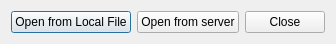
<?xml version="1.0" encoding="UTF-8"?>
<ui version="4.0">
 <class>OpenDialog</class>
 <widget class="QDialog" name="OpenDialog">
  <property name="geometry">
   <rect>
    <x>0</x>
    <y>0</y>
    <width>303</width>
    <height>41</height>
   </rect>
  </property>
  <property name="windowTitle">
   <string>Dialog</string>
  </property>
  <layout class="QHBoxLayout" name="horizontalLayout">
   <item>
    <widget class="QPushButton" name="pbOpenFile">
     <property name="text">
      <string>Open from Local File</string>
     </property>
    </widget>
   </item>
   <item>
    <widget class="QPushButton" name="pbReceiveFromFtp">
     <property name="text">
      <string>Open from server</string>
     </property>
    </widget>
   </item>
   <item>
    <widget class="QPushButton" name="pushButton_3">
     <property name="text">
      <string>Close</string>
     </property>
    </widget>
   </item>
  </layout>
 </widget>
 <tabstops>
  <tabstop>pushButton_3</tabstop>
  <tabstop>pbOpenFile</tabstop>
  <tabstop>pbReceiveFromFtp</tabstop>
 </tabstops>
 <resources/>
 <connections>
  <connection>
   <sender>pushButton_3</sender>
   <signal>clicked()</signal>
   <receiver>OpenDialog</receiver>
   <slot>reject()</slot>
   <hints>
    <hint type="sourcelabel">
     <x>265</x>
     <y>19</y>
    </hint>
    <hint type="destinationlabel">
     <x>270</x>
     <y>36</y>
    </hint>
   </hints>
  </connection>
 </connections>
</ui>
